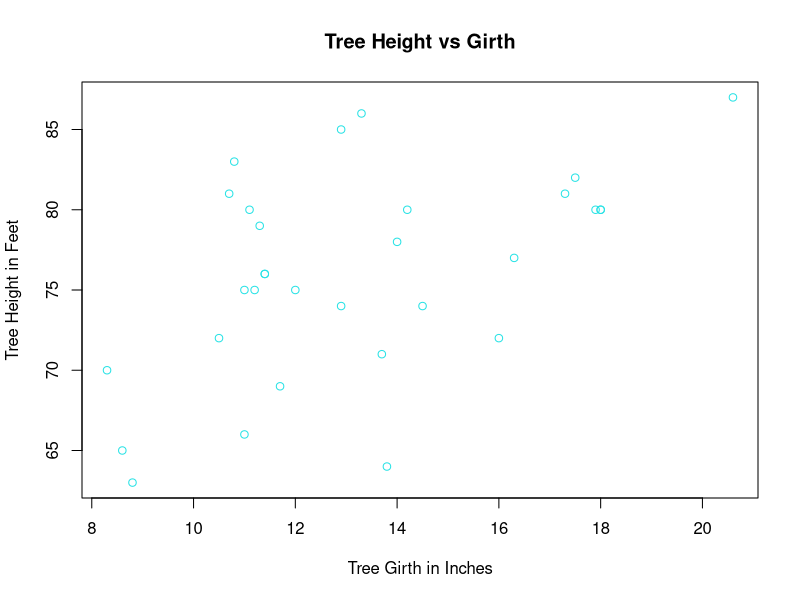
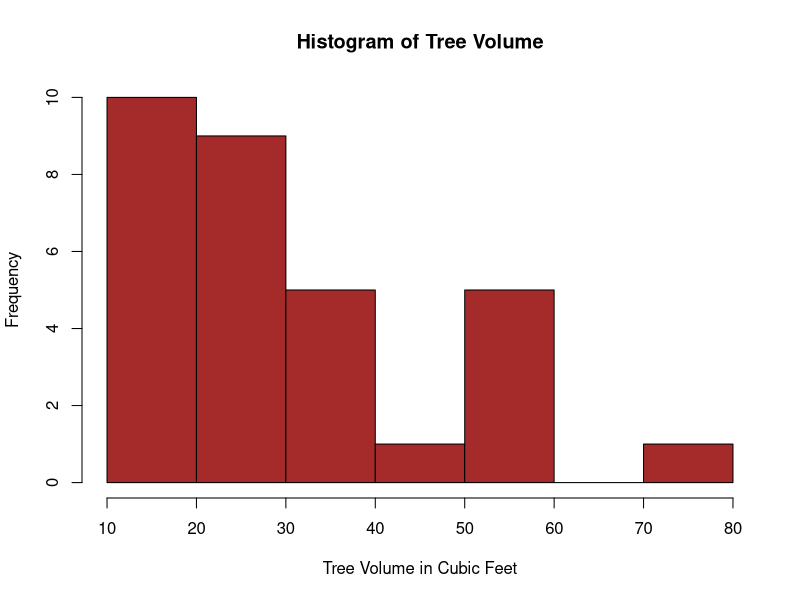

The R source for these figures, in order:
## ---- chunk 1
knitr::opts_chunk$set(echo = TRUE)
## ---- chunk 2
library(knitr)
kable(trees[1:10,],align = "c", caption = "Cherry Trees")

## ---- chunk 3
plot(trees$Girth,trees$Height,xlab = "Tree Girth in Inches", ylab = "Tree Height in Feet",
     main = "Tree Height vs Girth", col=5,type = "p")
## ---- chunk 4
hist(trees$Volume, main = "Histogram of Tree Volume",col ="brown", xlab = "Tree Volume in Cubic Feet")

